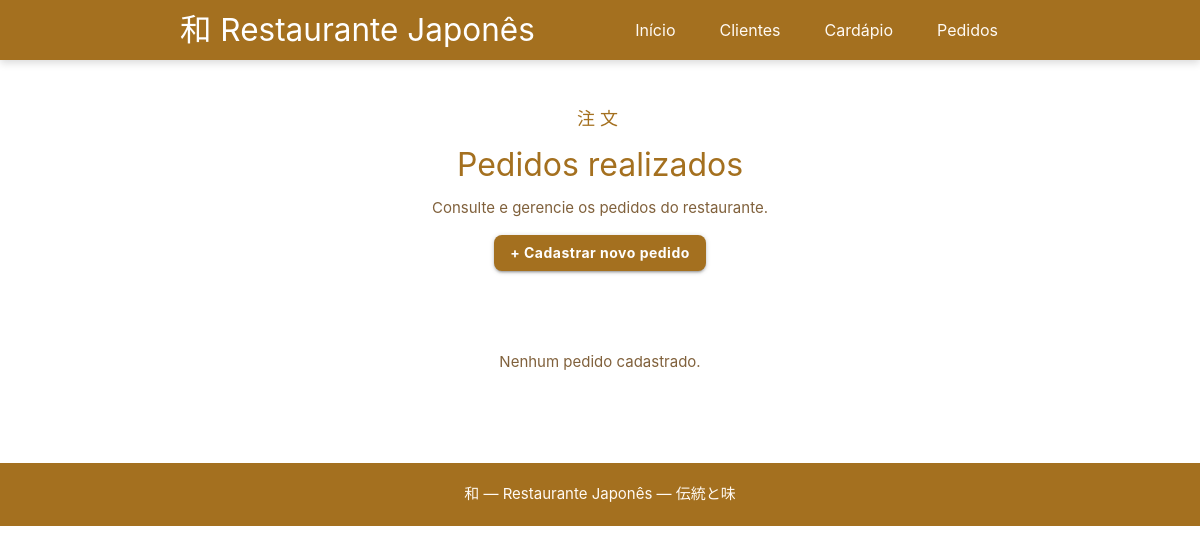
Page /pedidos on the earlier database version.
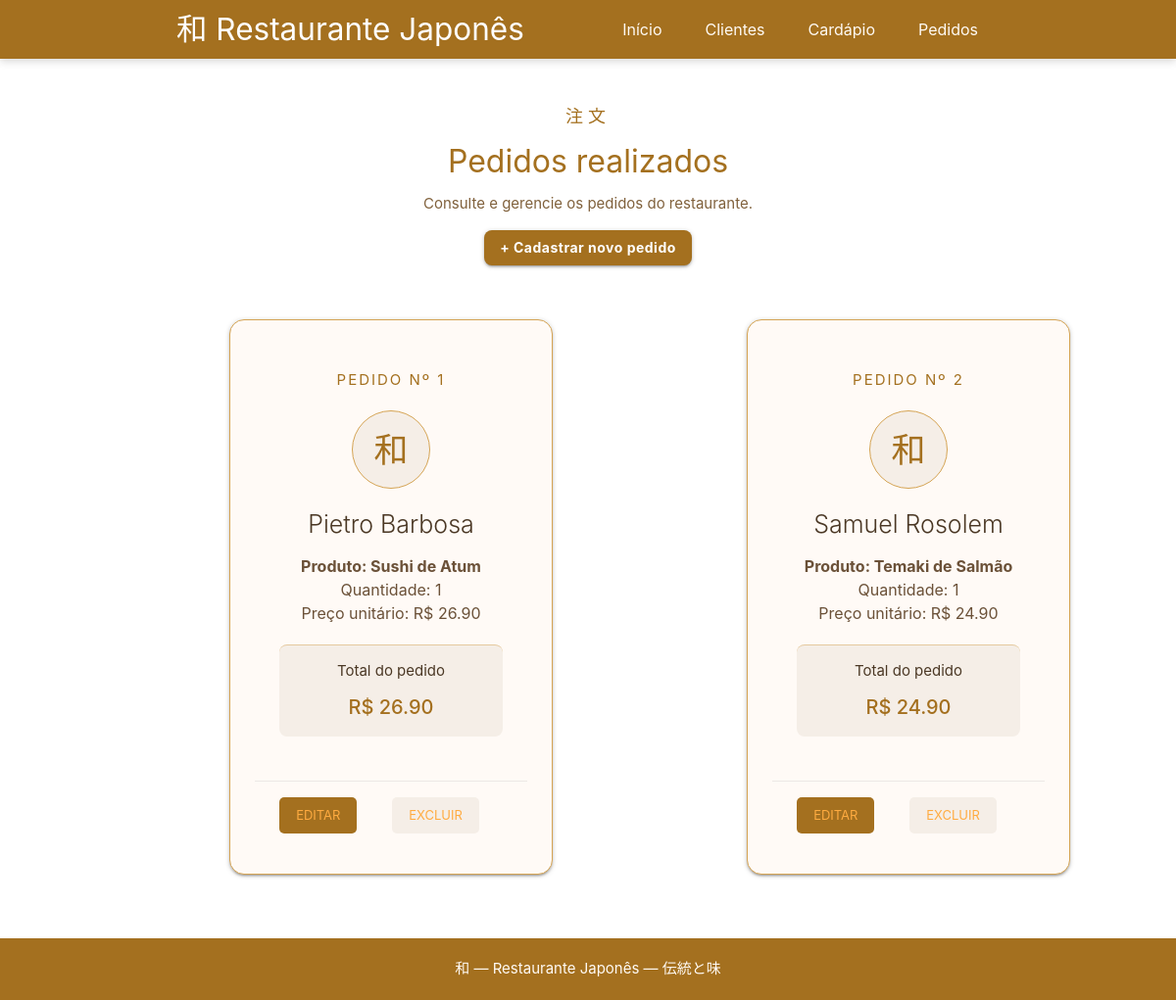
Same page on the later database version.
### tables this page shows
CREATE TABLE pedidos (
            id INTEGER PRIMARY KEY AUTOINCREMENT,
            cliente_id INTEGER NOT NULL,
            produto_id INTEGER NOT NULL,
            quantidade INTEGER NOT NULL,
            FOREIGN KEY (cliente_id) REFERENCES clientes(id),
            FOREIGN KEY (produto_id) REFERENCES produtos(id)
        );

CREATE TABLE clientes (
            id INTEGER PRIMARY KEY AUTOINCREMENT,
            nome TEXT NOT NULL,
            telefone TEXT NOT NULL
        );

CREATE TABLE produtos (
            id INTEGER PRIMARY KEY AUTOINCREMENT,
            nome TEXT NOT NULL,
            categoria TEXT NOT NULL,
            preco REAL NOT NULL
        );

### app.py (the view)
@app.route("/pedidos")
def pedidos():
    conexao = conectar()
    cursor = conexao.cursor()
    cursor.execute("""
        SELECT
            pedidos.id,
            clientes.nome,
            produtos.nome,
            pedidos.quantidade,
            produtos.preco
        FROM pedidos
        JOIN clientes
        ON pedidos.cliente_id = clientes.id
        JOIN produtos
        ON pedidos.produto_id = produtos.id
    """)
    lista_pedidos = cursor.fetchall()
    conexao.close()
    return render_template("pedidos.html", pedidos=lista_pedidos)

### banco.py (called while the page is built)
def conectar():
    return sqlite3.connect("restaurante.db")

### templates/pedidos.html (shortened to what this page needs)
<!DOCTYPE html>
<html lang="pt-br">
<head>
    <link rel="stylesheet" href="https://cdnjs.cloudflare.com/ajax/libs/materialize/1.0.0/css/materialize.min.css">
    <link rel="stylesheet" href="{{ url_for('static', filename='style.css') }}">
</head>
<body>
    <nav class="nav-japones">
        <div class="nav-wrapper container">
            <a href="/" class="brand-logo">和 Restaurante Japonês</a>
            <ul class="right hide-on-med-and-down">
                <li><a href="/">Início</a></li>
                <li><a href="/clientes">Clientes</a></li>
                <li><a href="/produtos">Cardápio</a></li>
                <li><a href="/pedidos">Pedidos</a></li>
            </ul>
        </div>
    </nav>
    <main class="container pagina-pedidos">
        <section class="titulo-pedidos center-align">
            <span>注文</span>
            <h2>Pedidos realizados</h2>
            <p>Consulte e gerencie os pedidos do restaurante.</p>
            <a href="/cadastrar_pedido" class="btn waves-effect waves-light botao-formulario">
                + Cadastrar novo pedido
            </a>
        </section>
        {% if pedidos %}
            <div class="row lista-pedidos">
                {% for pedido in pedidos %}
                    <div class="col s12 m6 l4">
                        <div class="card pedido-card">
                            <div class="card-content">
                                <span class="pedido-id">
                                    PEDIDO Nº {{ pedido[0] }}
                                </span>
                                <div class="pedido-decoracao center-align">
                                    和
                                </div>
                                <span class="card-title">
                                    {{ pedido[1] }}
                                </span>
                                <p class="pedido-produto">
                                    Produto: {{ pedido[2] }}
                                </p>
                                <p class="pedido-detalhe">
                                    Quantidade: {{ pedido[3] }}
                                </p>
                                <p class="pedido-detalhe">
                                    Preço unitário: R$ {{ "%.2f"|format(pedido[4]) }}
                                </p>
                                <div class="pedido-total">
                                    <span>Total do pedido</span>
                                    <strong>
                                        R$ {{ "%.2f"|format(pedido[3] * pedido[4]) }}
                                    </strong>
                                </div>
                            </div>
                            <div class="card-action acoes-pedido">
                                <a href="/editar_pedido/{{ pedido[0] }}"
                                   class="botao-editar-pedido">
                                    Editar
                                </a>
                                <a href="/excluir_pedido/{{ pedido[0] }}"
                                   class="botao-excluir-pedido"
                                   onclick="return confirm('Tem certeza que deseja excluir este pedido?')">
                                    Excluir
                                </a>
                            </div>
                        </div>
                    </div>
                {% endfor %}
            </div>
        {% else %}
            <p class="sem-pedidos center-align">
                Nenhum pedido cadastrado.
            </p>
        {% endif %}
    </main>
    <footer class="rodape-japones center-align">
        <p>和 — Restaurante Japonês — 伝統と味</p>
    </footer>
</body>
</html>

Differences in the rows shown:
now on this page (row unchanged): pedidos: id "1", nome "Pietro Barbosa", nome "Sushi de Atum", quantidade "1", pedido[3]*pedido[4] "26.90"
now on this page (row unchanged): produtos: preco "26.90"
added pedidos: id "2", nome "Samuel Rosolem", nome "Temaki de Salmão", quantidade "1", pedido[3]*pedido[4] "24.90"
now on this page (row unchanged): produtos: preco "24.90"
Other differences:
text no longer shown: "Nenhum pedido cadastrado."
